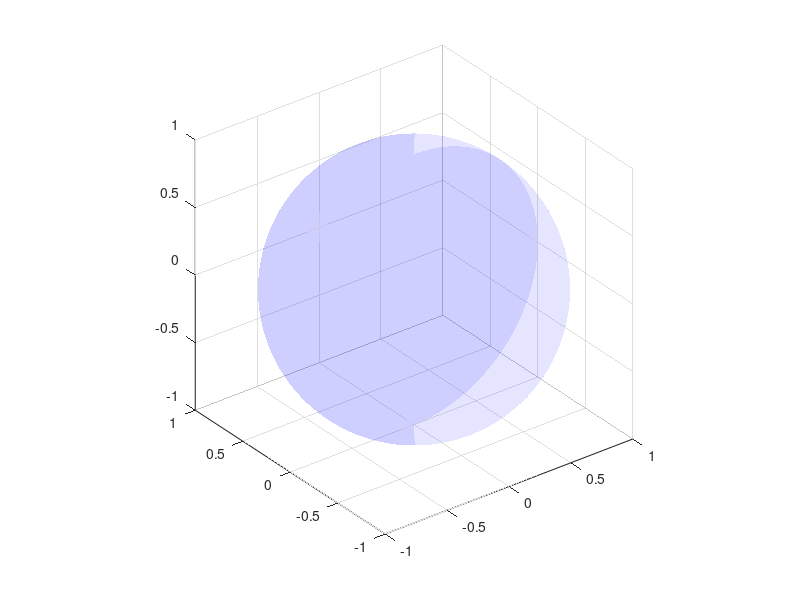

Reproduce this figure in MATLAB.
clear; %close all;

[PX,PY,PZ] = sphere(500);
sh = size(PX);
PX = PX(:); PY = PY(:); PZ = PZ(:);
PP = [PX, PY, PZ]';

n = 100;

MakeElliptical = false;
if MakeElliptical
R = rotx(100*randn)*roty(100*randn)*rotz(100*randn);
D = R*diag(rand(3, 1))*R';
PP = D*PP;
end

T = rand(n, 3) / sqrt(n);

EE = zeros(size(PP));

for i = 1:size(PP, 2)
    EE(:, i) = norm(T*PP(:, i)) * PP(:, i) / norm(PP(:, i));
end

figure('Color', 'w');
surf(reshape(PP(1, :), sh), reshape(PP(2, :), sh), reshape(PP(3, :), sh), ...
    'FaceAlpha', 0.1, 'EdgeAlpha', 0.01, 'FaceColor', 'b'); hold on;

surf(reshape(EE(1, :), sh), reshape(EE(2, :), sh), reshape(EE(3, :), sh), ...
    'FaceAlpha', 0.4, 'EdgeAlpha', 0.15, 'FaceColor', 'g'); hold on;

axis equal;